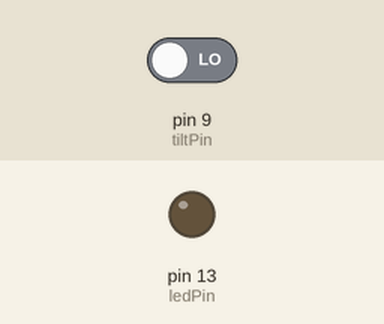
Simulated run of this sketch. Board: Arduino Uno, built with avr-gcc and run on an emulated ATmega328P. On the bench: output pins drawn as LEDs (lit = HIGH). The test bench sets the inputs (shaded band); at power-on: pin 9 (tiltPin) LOW.

Above: at 1.2 s.
1.3 s: pin 9 (tiltPin) driven HIGH
At 2.0 s:
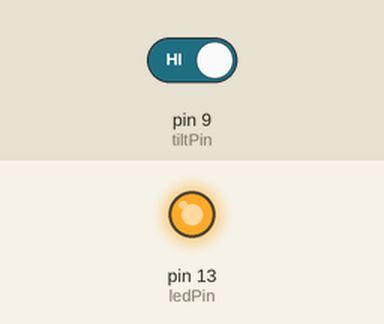
2.8 s: pin 9 (tiltPin) driven LOW
At 3.2 s:
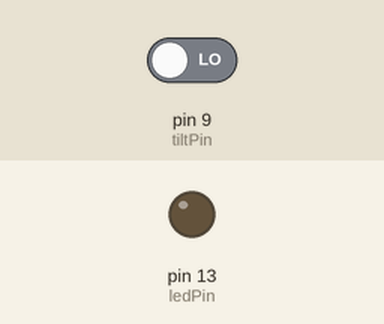
Timing chart, 0 to 5.8 s (numbered marks = the images above; inputs shaded):
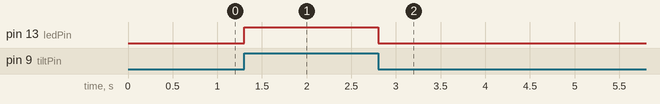

Measured:
- after the input at 1.3 s, pin 13 (ledPin): LOW → HIGH at once
- after the input at 2.8 s, pin 13 (ledPin): HIGH → LOW at once

The sketch:

Tilt_Switch_Rev1.ino
```cpp
////////////////////////////////////Tilt Switch/////////////////////////////////

int tiltPin = 9;      //  tilt switch pin
int ledPin =  13;     //  LED pin
int tiltState = 0;    // variable for reading the tilt switch status

void setup()
{
  pinMode(ledPin, OUTPUT);  // set the LED pin as output
  pinMode(tiltPin, INPUT);  // set the tilt switch pin as input
}

void loop()
{
  // get the tilt switch state
  tiltState = digitalRead(tiltPin);

  // check if tilt switch is tilted.
  if (tiltState == HIGH)
  {
    digitalWrite(ledPin, HIGH);
  }
  else
  {
    digitalWrite(ledPin, LOW);
  }
}
//observation: it is low when it is up and turn to right all other state it is high
```
